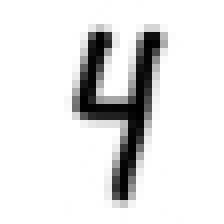
#> input picture sample.jpg, 28 x 28 px (shown 8 times larger)
$ python front_end.py
#> lines starting #> are read from the running program, lines starting #| are printed output that depends on the picture
### network.py
import random
import numpy as np

#### Define Quadratic and Cross Entropy Cost Funcitons

class QuadraticCost(object):
	# Cost is sum of squares of the error
	@staticmethod
	def fn(a, y):
		return 0.5*np.linalg.norm(a-y)**2

	@staticmethod
	def delta(z, a, y):
		return (a-y) * sigmoid_prime(z)

class CrossEntropyCost(object):
	# Cost is constructed such that the derivative of the cost with respect
	#to weighted inputs to the final layer is proportional to the error
	@staticmethod
	def fn(a, y):
		return np.sum(np.nan_to_num(-y*np.log(a)-(1-y)*np.log(1-a)))

	@staticmethod
	def delta(z, a, y):
		return (a-y)

#### Main Network Class
class Network(object):

	def __init__(self, sizes, cost=CrossEntropyCost):
		# Initializes the Characteristics of the Network

		# defines network shape: a list with the sizes of each layer in order
		self.sizes = sizes
		# number of network layers, including input and output layer
		self.num_layers = len(sizes)

		self.weight_initializer()
		# sets the cost function, either Cross Entropy (default) or Quadratic
		self.cost = cost
		# performance of the network, initialized at 0. (successes/trials) ################################################
		self.performance = "0"

	def weight_initializer(self):
		""" Initializes weights and biases randomly

		Initializes with a normal distrubtuion, scaled such that the weighted inputs
		to the next layer has a standard deviation of 2 and therefore avoids the
		learning slowdown cause by the slope of the sigmoid function at abs(z) >> 1

		"""

		# std = 1, x = 0
		self.biases  = [np.random.randn(y, 1) for y in self.sizes[1:]]
		# std = 1/sqrt(len(next_layer)), x = 0
		self.weights = [np.random.randn(y, x)/np.sqrt(x)
						for x, y in zip(self.sizes[:-1], self.sizes[1:])]

	# [350 lines left out: functions feedforward, SGD, update_mini_batch, backprop, accuracy, total_cost and 4 more, not called in this run]

# element-wise sigmoid activation function
def sigmoid(z):
	return 1.0/(1.0+np.exp(-z))

# element-wise derivatibe of sigmoid function
def sigmoid_prime(z):
	return sigmoid(z)*(1-sigmoid(z))

### front_end.py
import numpy as np
from matplotlib import pyplot as plt
import scipy.ndimage
import network
import pickle

# import user image
user_picture = scipy.ndimage.imread('sample.jpg', flatten=True, mode=None)
#> user_picture: shape (28, 28) float32; min 0, max 255, mean 226.3
user_picture = (-user_picture/255)+1
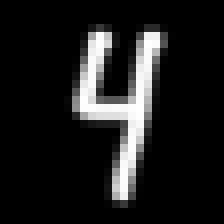
#> user_picture: shape (28, 28) float32 (shown 8 times larger); min 0, max 1, mean 0.113
shape = np.shape(user_picture)
#> shape = (28, 28)

# plot imported image
imgplot = plt.imshow(user_picture, cmap = 'Greys')
plt.show()

# turns imported image (array) into a vector
vector = np.zeros( (784, 1) )
try:
	for i in range(shape[1]):
		for j in range(shape[0]):
			value = user_picture[ i, j ]
			index = i*shape[1] + j
			vector[ index ] = value
#> after the loop, vector = 784 values, max 1 at index 158, min 0 at index 0, mean 0.113
except IndexError:
	print("\n"+"*** Error: image must be 28x28 ***"+"\n")
user_picture = vector
#> user_picture has the same summary as vector

# chooses the network shape to use
net = network.Network( [ 784, 150, 50, 100, 10 ] )

# file name of the file containing best weights and biases for that shape
file_name = str(net.sizes).replace("[","").replace("]","").replace(" ","").replace(",","_")+'.pkl'

digit2word = {
	0 : 'ZERO',
	1 : 'ONE',
	2 : 'TWO',
	3 : 'THREE',
	4 : 'FOUR',
	5 : 'FIVE',
	6 : 'SIX',
	7 : 'SEVEN',
	8 : 'EIGHT',
	9 : 'NINE'
}
indices = [0,1,2,3,4,5,6,7,8,9]

# optional softmax output displays network output as a probability distribution
softmax = True
hardness = 1.0

# loads network and feeds vectorized image through the network
try:
	with open('best_networks/{0}'.format(file_name), 'rb') as f:
		net_properties = pickle.load(f)
	print("network performance:", net_properties[0],'\n')
	net.weights = net_properties[1]
	net.biases  = net_properties[2]

	output_vector = net.feedforward(user_picture)
	result = np.argmax(output_vector)
	print('My guess is {0}! '.format(digit2word[result]),'\n')
	print('Confidence:')

	if softmax:
		for output,indice in zip(net.feedforward_softmax_output(user_picture, hardness),indices):
			print ("{0}".format(indice)+":{:10.4f}".format(float(output)))
	else:
		for output,indice in zip(output_vector,indices):
			print ("{0}".format(indice)+":{:10.4f}".format(float(output)))

# brings up error if no weights/biases exist for the desired shape
except FileNotFoundError:
	print('{0} shape has not been trained yet'.format(net.sizes))
